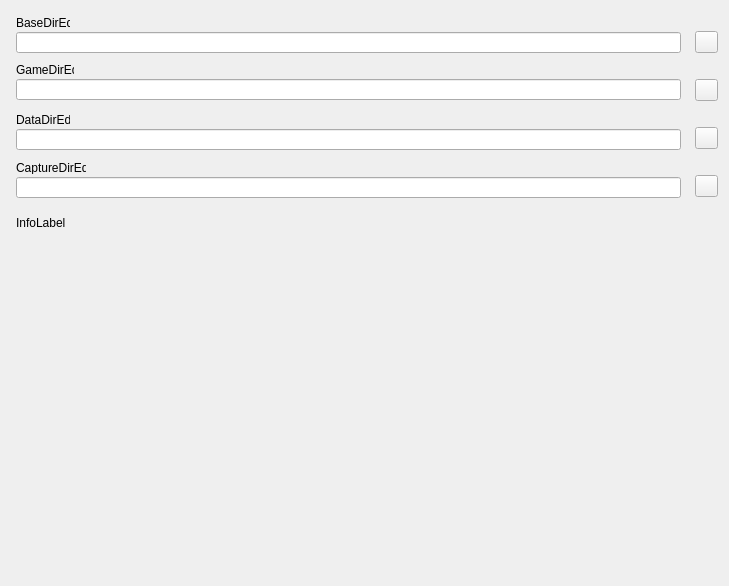
<?xml version="1.0" encoding="UTF-8"?>
<ui version="4.0">
  <class>SetupFrameDirectories</class>
  <widget class="QWidget" name="SetupFrameDirectories">
    <property name="geometry"><rect><x>0</x><y>0</y><width>729</width><height>586</height></rect></property>
    <property name="vclDesignWidth" stdset="0"><number>729</number></property>
    <property name="vclDesignHeight" stdset="0"><number>586</number></property>
    <widget class="QToolButton" name="DataDirButton">
      <property name="geometry"><rect><x>695</x><y>127</y><width>23</width><height>22</height></rect></property>
      <property name="vclAnchors" stdset="0"><string notr="true">akTop,akRight</string></property>
      <property name="tag" stdset="0"><number>2</number></property>
      <property name="icon"><iconset resource="../../resources/dfend.qrc"><normaloff>:/glyphs/f94df2c8efcaad41.png</normaloff></iconset></property>
      <property name="iconSize"><size><width>16</width><height>16</height></size></property>
    </widget>
    <widget class="QToolButton" name="GameDirButton">
      <property name="geometry"><rect><x>695</x><y>79</y><width>23</width><height>22</height></rect></property>
      <property name="vclAnchors" stdset="0"><string notr="true">akTop,akRight</string></property>
      <property name="tag" stdset="0"><number>1</number></property>
      <property name="icon"><iconset resource="../../resources/dfend.qrc"><normaloff>:/glyphs/f94df2c8efcaad41.png</normaloff></iconset></property>
      <property name="iconSize"><size><width>16</width><height>16</height></size></property>
    </widget>
    <widget class="QToolButton" name="BaseDirButton">
      <property name="geometry"><rect><x>695</x><y>31</y><width>23</width><height>22</height></rect></property>
      <property name="vclAnchors" stdset="0"><string notr="true">akTop,akRight</string></property>
      <property name="icon"><iconset resource="../../resources/dfend.qrc"><normaloff>:/glyphs/f94df2c8efcaad41.png</normaloff></iconset></property>
      <property name="iconSize"><size><width>16</width><height>16</height></size></property>
    </widget>
    <widget class="QLabel" name="InfoLabel">
      <property name="geometry"><rect><x>16</x><y>216</y><width>702</width><height>65</height></rect></property>
      <property name="vclAnchors" stdset="0"><string notr="true">akLeft,akTop,akRight</string></property>
      <property name="text"><string>InfoLabel</string></property>
      <property name="textFormat"><enum>Qt::PlainText</enum></property>
      <property name="wordWrap"><bool>true</bool></property>
      <property name="alignment"><set>Qt::AlignLeft|Qt::AlignTop</set></property>
    </widget>
    <widget class="QToolButton" name="CaptureDirButton">
      <property name="geometry"><rect><x>695</x><y>175</y><width>23</width><height>22</height></rect></property>
      <property name="vclAnchors" stdset="0"><string notr="true">akTop,akRight</string></property>
      <property name="tag" stdset="0"><number>3</number></property>
      <property name="icon"><iconset resource="../../resources/dfend.qrc"><normaloff>:/glyphs/f94df2c8efcaad41.png</normaloff></iconset></property>
      <property name="iconSize"><size><width>16</width><height>16</height></size></property>
    </widget>
    <widget class="QLineEdit" name="BaseDirEdit">
      <property name="geometry"><rect><x>16</x><y>32</y><width>665</width><height>21</height></rect></property>
      <property name="vclAnchors" stdset="0"><string notr="true">akLeft,akTop,akRight</string></property>
    </widget>
    <widget class="QLabel" name="BaseDirEdit_EditLabel">
      <property name="geometry"><rect><x>16</x><y>16</y><width>54</width><height>13</height></rect></property>
      <property name="text"><string>BaseDirEdit</string></property>
      <property name="textFormat"><enum>Qt::PlainText</enum></property>
      <property name="vclAutoSize" stdset="0"><bool>true</bool></property>
      <property name="vclFocusControl" stdset="0"><string notr="true">BaseDirEdit</string></property>
      <property name="vclLabeledEditOf" stdset="0"><string notr="true">BaseDirEdit</string></property>
    </widget>
    <widget class="QLineEdit" name="GameDirEdit">
      <property name="geometry"><rect><x>16</x><y>79</y><width>665</width><height>21</height></rect></property>
      <property name="vclAnchors" stdset="0"><string notr="true">akLeft,akTop,akRight</string></property>
    </widget>
    <widget class="QLabel" name="GameDirEdit_EditLabel">
      <property name="geometry"><rect><x>16</x><y>63</y><width>58</width><height>13</height></rect></property>
      <property name="text"><string>GameDirEdit</string></property>
      <property name="textFormat"><enum>Qt::PlainText</enum></property>
      <property name="vclAutoSize" stdset="0"><bool>true</bool></property>
      <property name="vclFocusControl" stdset="0"><string notr="true">GameDirEdit</string></property>
      <property name="vclLabeledEditOf" stdset="0"><string notr="true">GameDirEdit</string></property>
    </widget>
    <widget class="QLineEdit" name="DataDirEdit">
      <property name="geometry"><rect><x>16</x><y>129</y><width>665</width><height>21</height></rect></property>
      <property name="vclAnchors" stdset="0"><string notr="true">akLeft,akTop,akRight</string></property>
    </widget>
    <widget class="QLabel" name="DataDirEdit_EditLabel">
      <property name="geometry"><rect><x>16</x><y>113</y><width>54</width><height>13</height></rect></property>
      <property name="text"><string>DataDirEdit</string></property>
      <property name="textFormat"><enum>Qt::PlainText</enum></property>
      <property name="vclAutoSize" stdset="0"><bool>true</bool></property>
      <property name="vclFocusControl" stdset="0"><string notr="true">DataDirEdit</string></property>
      <property name="vclLabeledEditOf" stdset="0"><string notr="true">DataDirEdit</string></property>
    </widget>
    <widget class="QLineEdit" name="CaptureDirEdit">
      <property name="geometry"><rect><x>16</x><y>177</y><width>665</width><height>21</height></rect></property>
      <property name="vclAnchors" stdset="0"><string notr="true">akLeft,akTop,akRight</string></property>
    </widget>
    <widget class="QLabel" name="CaptureDirEdit_EditLabel">
      <property name="geometry"><rect><x>16</x><y>161</y><width>70</width><height>13</height></rect></property>
      <property name="text"><string>CaptureDirEdit</string></property>
      <property name="textFormat"><enum>Qt::PlainText</enum></property>
      <property name="vclAutoSize" stdset="0"><bool>true</bool></property>
      <property name="vclFocusControl" stdset="0"><string notr="true">CaptureDirEdit</string></property>
      <property name="vclLabeledEditOf" stdset="0"><string notr="true">CaptureDirEdit</string></property>
    </widget>
  </widget>
  <tabstops>
    <tabstop>BaseDirEdit</tabstop>
    <tabstop>GameDirEdit</tabstop>
    <tabstop>DataDirEdit</tabstop>
    <tabstop>CaptureDirEdit</tabstop>
  </tabstops>
  <resources><include location="../../resources/dfend.qrc"/></resources>
  <connections/>
</ui>
